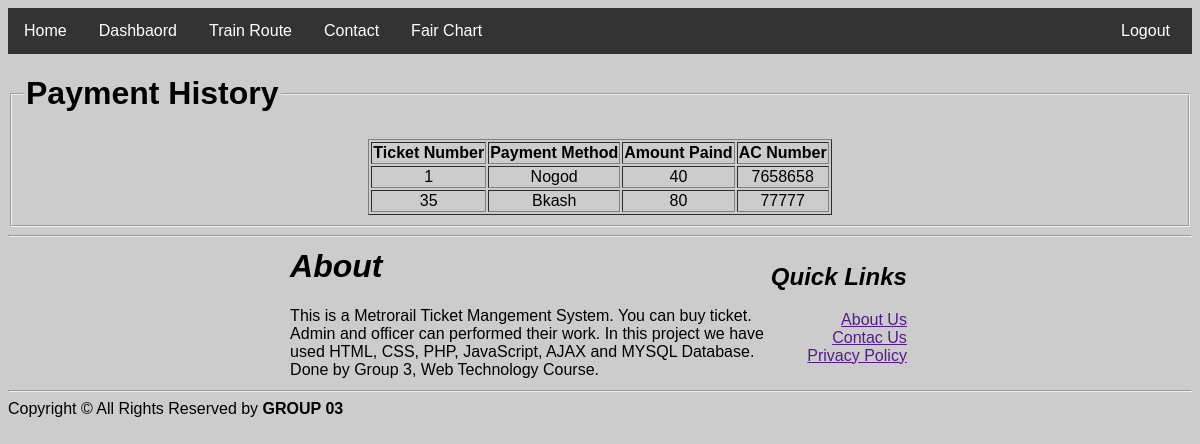
Page /user/pay_history.php (signed in) on the committed database.
### tables this page shows
CREATE TABLE `payment_data` (
  `t_num` text NOT NULL,
  `u_email` text NOT NULL,
  `p_method` text NOT NULL,
  `p_amount` int(11) NOT NULL,
  `p_num` text NOT NULL,
  `p_id` int(11) NOT NULL
);

### user/models/db_config.php (called while the page is built, shortened)
<?php
	$db_server="localhost";
	$db_uname="root";
	$db_pass="";
	$db_name="web_project";
	function get($query){
		global $db_server,$db_uname,$db_pass,$db_name;
		$conn = mysqli_connect($db_server,$db_uname,$db_pass,$db_name);
		$data = array();
		if($conn){
			$result = mysqli_query($conn,$query);
			while($row = mysqli_fetch_assoc($result)){
				$data[] = $row;
			}
		}
		return $data;
	}
?>

### user/pay_history.php (the view, shortened to what this page needs)
<?php
 include_once 'controllers/header.php';
 include_once 'models/db_config.php';
$email=$_SESSION["ulog"];
?>
<html>
    <head>
    </head>
    <body>
        <fieldset>
        <legend><h1>Payment History</h1></legend>
            <table>
            <table border="1" align="center" class="table-1">
            <?php
              $query = "SELECT  t_num,p_method,p_amount,p_num FROM `payment_data` WHERE u_email='{$email}'";
              $result=get($query);
              echo "<tr>
                              <th>Ticket Number</th>
                              <th>Payment Method</th>
                              <th>Amount Paind</th>
                              <th>AC Number</th>
                    </tr>";
                foreach ($result as $row){
                    echo "<tr><td align='center'>$row[t_num]</td>";
                    echo "<td align='center'>$row[p_method]</td>";
                    echo "<td align='center'>$row[p_amount]</td>";
                    echo "<td align='center'>$row[p_num]</td></tr>";
                }
            ?>
            </table>
        </fieldset>
    </body>
</html>
<?php
 include_once 'controllers/footer.php';
?>

### user/controllers/header.php (style rules this page uses)
body { font-family: Arial, Helvetica, sans-serif; background-color: rgb(204, 204, 204); }

### user/pay_history.php (style rules this page uses)
body { background-color: rgb(204, 204, 204); }

### rows in the picture
payment_data: t_num "1", p_method "Nogod", p_amount "40", p_num "7658658"
payment_data: t_num "35", p_method "Bkash", p_amount "80", p_num "77777"
